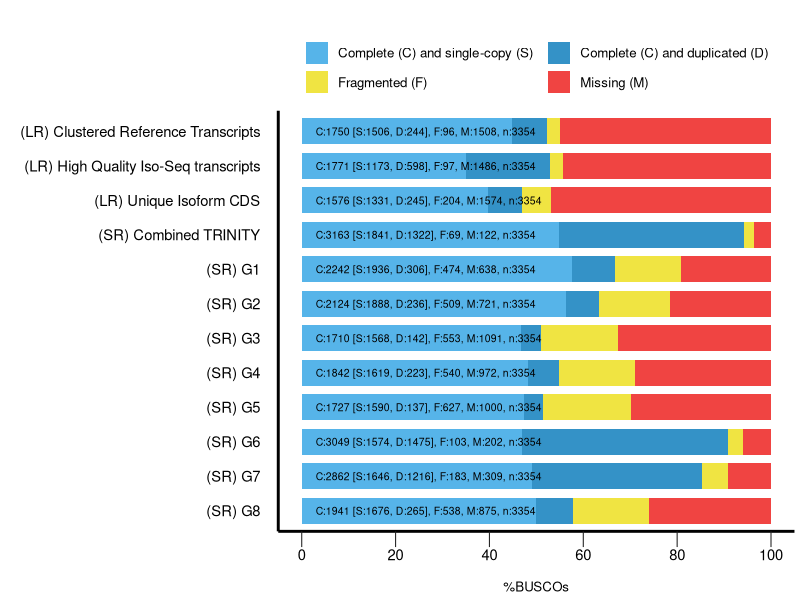

Write the R code that produced this figure.
######################################
#
# BUSCO summary figure
# @version 4.0.0
# @since BUSCO 2.0.0
# 
# Copyright (c) 2016-2021, Evgeny Zdobnov (ez@ezlab.org)
# Licensed under the MIT license. See LICENSE.md file.
#
######################################

# Load the required libraries
library(ggplot2)
library("grid")

setwd("C:/Users/Carmel/Documents/@Uni/@Flinders University PhD/RWorkingDir/BUSCO")

# !!! CONFIGURE YOUR PLOT HERE !!! 
# Output
my_output <- paste("C:/Users/Carmel/Documents/@Uni/@Flinders University PhD/RWorkingDir/BUSCO","busco_figure-edit.png",sep="/") 
my_width <- 20
my_height <- 15
my_unit <- "cm"

# Colors
my_colors <- c("#56B4E9", "#3492C7", "#F0E442", "#F04442")
# Bar height ratio
my_bar_height <- 0.75

# Legend
my_title <- " "

# Font
my_family <- "sans"
my_size_ratio <- 1

# !!! SEE YOUR DATA HERE !!! 
# Your data as generated by python, remove or add more
my_species <- c('(LR) Unique Isoform CDS', '(LR) Unique Isoform CDS', '(LR) Unique Isoform CDS', '(LR) Unique Isoform CDS', '(SR) G4', '(SR) G4', '(SR) G4', '(SR) G4', '(SR) G7', '(SR) G7', '(SR) G7', '(SR) G7', '(SR) G2', '(SR) G2', '(SR) G2', '(SR) G2', '(SR) G3', '(SR) G3', '(SR) G3', '(SR) G3', '(SR) G6', '(SR) G6', '(SR) G6', '(SR) G6', '(SR) G5', '(SR) G5', '(SR) G5', '(SR) G5', '(LR) Clustered Reference Transcripts', '(LR) Clustered Reference Transcripts', '(LR) Clustered Reference Transcripts', '(LR) Clustered Reference Transcripts', '(LR) High Quality Iso-Seq transcripts', '(LR) High Quality Iso-Seq transcripts', '(LR) High Quality Iso-Seq transcripts', '(LR) High Quality Iso-Seq transcripts', '(SR) G8', '(SR) G8', '(SR) G8', '(SR) G8', '(SR) G1', '(SR) G1', '(SR) G1', '(SR) G1', '(SR) Combined TRINITY', '(SR) Combined TRINITY', '(SR) Combined TRINITY', '(SR) Combined TRINITY')
my_species <- factor(my_species)
my_species <- factor(my_species,levels(my_species)[c(length(levels(my_species)):1)]) # reorder your species here just by changing the values in the vector :
my_percentage <- c(39.7, 7.3, 6.1, 46.9, 48.3, 6.6, 16.1, 29.0, 49.1, 36.3, 5.5, 9.1, 56.3, 7.0, 15.2, 21.5, 46.8, 4.2, 16.5, 32.5, 46.9, 44.0, 3.1, 6.0, 47.4, 4.1, 18.7, 29.8, 44.9, 7.3, 2.9, 44.9, 35.0, 17.8, 2.9, 44.3, 50.0, 7.9, 16.0, 26.1, 57.7, 9.1, 14.1, 19.1, 54.9, 39.4, 2.1, 3.6)
my_values <- c(1331, 245, 204, 1574, 1619, 223, 540, 972, 1646, 1216, 183, 309, 1888, 236, 509, 721, 1568, 142, 553, 1091, 1574, 1475, 103, 202, 1590, 137, 627, 1000, 1506, 244, 96, 1508, 1173, 598, 97, 1486, 1676, 265, 538, 875, 1936, 306, 474, 638, 1841, 1322, 69, 122)

######################################
######################################
######################################
# Code to produce the graph
labsize = 1
if (length(levels(my_species)) > 10){
 labsize = 0.66
}
print("Plotting the figure ...")
category <- c(rep(c("S","D","F","M"),c(1)))
category <-factor(category)
category = factor(category,levels(category)[c(4,1,2,3)])
df = data.frame(my_species,my_percentage,my_values,category)

figure <- ggplot() + 
  
  geom_bar(aes(y = my_percentage, x = my_species, fill = category), position = position_stack(reverse = TRUE), data = df, stat="identity", width=my_bar_height) + 
  coord_flip() + 
  theme_gray(base_size = 8) + 
  scale_y_continuous(labels = c("0","20","40","60","80","100"), breaks = c(0,20,40,60,80,100)) + 
  scale_fill_manual(values = my_colors,labels =c(" Complete (C) and single-copy (S)  ",
                                                 " Complete (C) and duplicated (D)",
                                                 " Fragmented (F)  ",
                                                 " Missing (M)")) +   
  ggtitle(my_title) + 
  xlab("") + 
  ylab("\n%BUSCOs") + 

  theme(plot.title = element_text(family=my_family, hjust=0.5, colour = "black", size = rel(2.2)*my_size_ratio, face = "bold")) + 
  theme(legend.position="top",legend.title = element_blank()) + 
  theme(legend.text = element_text(family=my_family, size = rel(1.2)*my_size_ratio)) + 
  theme(panel.background = element_rect(color="#FFFFFF", fill="white")) + 
  theme(panel.grid.minor = element_blank()) + 
  theme(panel.grid.major = element_blank()) +
  theme(axis.text.y = element_text(family=my_family, colour = "black", size = rel(1.66)*my_size_ratio)) + 
  theme(axis.text.x = element_text(family=my_family, colour = "black", size = rel(1.66)*my_size_ratio)) + 
  theme(axis.line = element_line(size=1*my_size_ratio, colour = "black")) + 
  theme(axis.ticks.length = unit(.85, "cm")) + 
  theme(axis.ticks.y = element_line(colour="white", size = 0)) + 
  theme(axis.ticks.x = element_line(colour="#222222")) + 
  theme(axis.ticks.length = unit(0.4, "cm")) + 
  theme(axis.title.x = element_text(family=my_family, size=rel(1.2)*my_size_ratio)) + 
  
  guides(fill = guide_legend(override.aes = list(colour = NULL))) +
  guides(fill=guide_legend(nrow=2,byrow=TRUE))
  
  for(i in rev(c(1:length(levels(my_species))))){
    detailed_values <- my_values[my_species==my_species[my_species==levels(my_species)[i]]]
    total_buscos <- sum(detailed_values)
    figure <- figure + 
    annotate("text", label=paste("C:", detailed_values[1] + detailed_values[2], " [S:", detailed_values[1], ", D:", detailed_values[2], "], F:", detailed_values[3], ", M:", detailed_values[4], ", n:", total_buscos, sep=""), 
             y=3, x = i, size = labsize*4*my_size_ratio, colour = "black", hjust=0, family=my_family)
  }
  
ggsave(figure, file=my_output, width = my_width, height = my_height, unit = my_unit)
print("Done")

